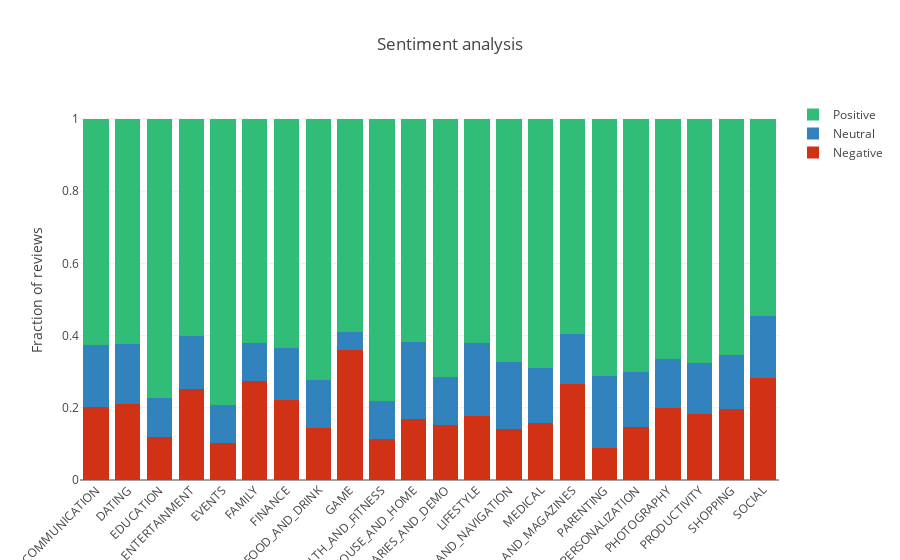

The cell this chart's notebook holds for it:
### Code cell
grouped_sentiment_category_count = merged_df.groupby(['Category', 'Sentiment']).agg({'App': 'count'}).reset_index()
grouped_sentiment_category_sum = merged_df.groupby(['Category']).agg({'Sentiment': 'count'}).reset_index()

new_df = pd.merge(grouped_sentiment_category_count, grouped_sentiment_category_sum, on=["Category"])
#print(new_df)
new_df['Sentiment_Normalized'] = new_df.App/new_df.Sentiment_y
new_df = new_df.groupby('Category').filter(lambda x: len(x) ==3)
# new_df = new_df[new_df.Category.isin(['HEALTH_AND_FITNESS', 'GAME', 'FAMILY', 'EDUCATION', 'COMMUNICATION', 
#                                      'ENTERTAINMENT', 'TOOLS', 'SOCIAL', 'TRAVEL_AND_LOCAL'])]
new_df

trace1 = go.Bar(
    x=list(new_df.Category[::3])[6:-5],
    y= new_df.Sentiment_Normalized[::3][6:-5],
    name='Negative',
    marker=dict(color = 'rgb(209,49,20)')
)

trace2 = go.Bar(
    x=list(new_df.Category[::3])[6:-5],
    y= new_df.Sentiment_Normalized[1::3][6:-5],
    name='Neutral',
    marker=dict(color = 'rgb(49,130,189)')
)

trace3 = go.Bar(
    x=list(new_df.Category[::3])[6:-5],
    y= new_df.Sentiment_Normalized[2::3][6:-5],
    name='Positive',
    marker=dict(color = 'rgb(49,189,120)')
)

data = [trace1, trace2, trace3]
layout = go.Layout(
    title = 'Sentiment analysis',
    barmode='stack',
    xaxis = {'tickangle': -45},
    yaxis = {'title': 'Fraction of reviews'}
)

fig = go.Figure(data=data, layout=layout)

plotly.offline.iplot({'data': data, 'layout': layout})

### Figure 1 — Plotly figure (JSON) as saved in the notebook; plotly's stock layout.template omitted (floating-point values rounded to 4 significant figures)
{"data": [{"marker": {"color": "rgb(209,49,20)"}, "name": "Negative", "type": "bar", "uid": "d7311c20-7d83-11ef-aed2-0242ac130202", "x": ["COMMUNICATION", "DATING", "EDUCATION", "ENTERTAINMENT", "EVENTS", "FAMILY", "FINANCE", "FOOD_AND_DRINK", "GAME", "HEALTH_AND_FITNESS", "HOUSE_AND_HOME", "LIBRARIES_AND_DEMO", "LIFESTYLE", "MAPS_AND_NAVIGATION", "MEDICAL", "NEWS_AND_MAGAZINES", "PARENTING", "PERSONALIZATION", "PHOTOGRAPHY", "PRODUCTIVITY", "SHOPPING", "SOCIAL"], "y": [0.2021, 0.2105, 0.1204, 0.2524, 0.1013, 0.2748, 0.223, 0.1442, 0.3606, 0.1143, 0.1703, 0.1532, 0.1771, 0.1406, 0.1593, 0.2654, 0.08846, 0.1456, 0.1998, 0.1839, 0.1971, 0.2821]}, {"marker": {"color": "rgb(49,130,189)"}, "name": "Neutral", "type": "bar", "uid": "d7311f86-7d83-11ef-aed2-0242ac130202", "x": ["COMMUNICATION", "DATING", "EDUCATION", "ENTERTAINMENT", "EVENTS", "FAMILY", "FINANCE", "FOOD_AND_DRINK", "GAME", "HEALTH_AND_FITNESS", "HOUSE_AND_HOME", "LIBRARIES_AND_DEMO", "LIFESTYLE", "MAPS_AND_NAVIGATION", "MEDICAL", "NEWS_AND_MAGAZINES", "PARENTING", "PERSONALIZATION", "PHOTOGRAPHY", "PRODUCTIVITY", "SHOPPING", "SOCIAL"], "y": [0.1719, 0.1668, 0.1063, 0.1464, 0.1076, 0.1035, 0.1422, 0.1317, 0.05001, 0.1058, 0.2133, 0.1321, 0.2013, 0.1875, 0.15, 0.1394, 0.2, 0.1545, 0.1361, 0.1394, 0.1492, 0.1727]}, {"marker": {"color": "rgb(49,189,120)"}, "name": "Positive", "type": "bar", "uid": "d731212a-7d83-11ef-aed2-0242ac130202", "x": ["COMMUNICATION", "DATING", "EDUCATION", "ENTERTAINMENT", "EVENTS", "FAMILY", "FINANCE", "FOOD_AND_DRINK", "GAME", "HEALTH_AND_FITNESS", "HOUSE_AND_HOME", "LIBRARIES_AND_DEMO", "LIFESTYLE", "MAPS_AND_NAVIGATION", "MEDICAL", "NEWS_AND_MAGAZINES", "PARENTING", "PERSONALIZATION", "PHOTOGRAPHY", "PRODUCTIVITY", "SHOPPING", "SOCIAL"], "y": [0.626, 0.6227, 0.7733, 0.6013, 0.7911, 0.6217, 0.6348, 0.7241, 0.5894, 0.7799, 0.6164, 0.7147, 0.6216, 0.6719, 0.6907, 0.5952, 0.7115, 0.6999, 0.6641, 0.6767, 0.6537, 0.5452]}], "layout": {"barmode": "stack", "title": "Sentiment analysis", "xaxis": {"tickangle": -45}, "yaxis": {"title": "Fraction of reviews"}}}
